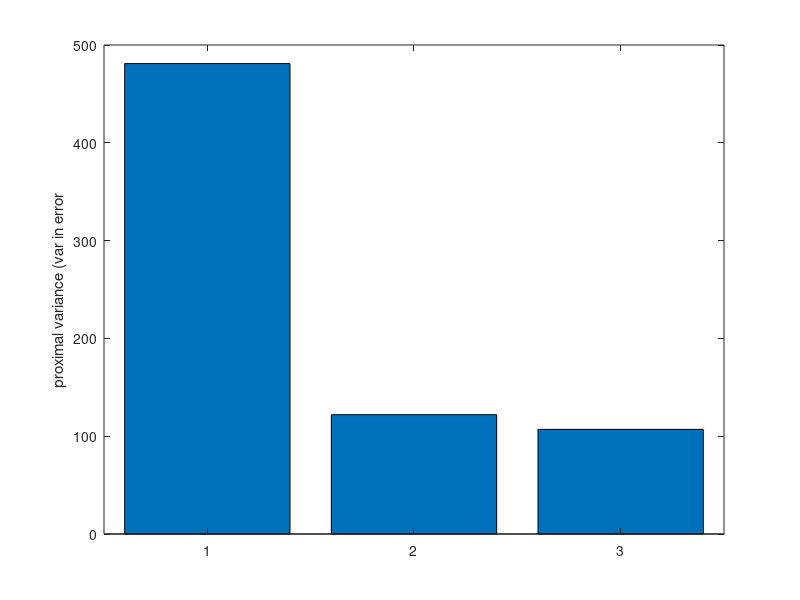

MATLAB code for this plot:
v= [481 122 107]';% put variance figures in one condition at a time i.e all con1's then all con2's

bar1=bar(v, 'grouped');
ylabel('condition'); % y-axis label
ylabel('proximal variance (var in error'); % y-axis label
